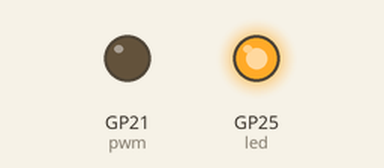
Simulated run of this program. Board: Raspberry Pi Pico running MicroPython. On the bench: output pins drawn as LEDs (lit = HIGH). What the program prints to the serial console is not drawn.

Above: at 2.6 s.
At 28.6 s:
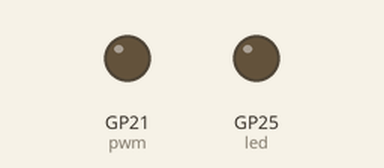
Timing chart, 0 to 40.0 s (numbered marks = the images above):
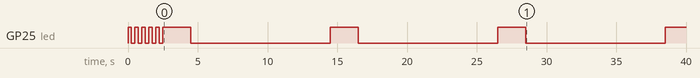

The program:

autolight2.py
```python
from machine import Pin, PWM
from time import sleep
# strftime("%Y-%m-%d %H:%M:%S", gmtime())

led = Pin("LED",Pin.OUT)

#set PWM
pwm = PWM(Pin(21))
pwm.freq(50) #20ms PWM period

rtc = machine.RTC()

second=1
minute=60
hour=60*minute
day=24*hour
week=7*day

led.off()

def blinker():
    count=5
    while count > 0:
        led.toggle()
        print("LED ON {}".format(count))
        sleep(.25)
        led.toggle()
        count=count-1
        sleep(.25)
blinker()

def ledfade(hr):
    for z in range(hr):
        led.on()
        sleep(2)
        led.off()
        sleep(10)
#ledfade()

downtime=8*hour
print(downtime)
def winddown(hr):
    for x in range(hr):
        print(f'Sleeping... {x}')
        ledfade(hr)
#winddown(downtime)

def snooze():
    for y in range(24*hour):
        print(f'Snoozing...{24-y} hour left')
        ledfade(1*hour)
#snooze()

def onlight():
    print('light on')
    led.on()
    print(rtc.datetime())
    pwm.duty_ns(1500000) #middle
    sleep(1)
    pwm.duty_ns(1000000) #this is ON
    sleep(1)
    pwm.duty_ns(1500000) #middle
    led.off()

def offlight():
    print('light off')
    led.on()
    print(rtc.datetime())
    pwm.duty_ns(1500000) #middle
    sleep(1)
    pwm.duty_ns(2050000) #this is OFF
    sleep(1)
    pwm.duty_ns(1500000) #middle
    led.off()

#####################

winddown(downtime)
for d in range(5): #testing for first 5 days
    onlight()
    snooze()

#####################
'''
while True:
    led.on()
    print(rtc.datetime())
    pwm.duty_ns(1500000) #middle
    sleep(.5)
    led.off()
    sleep(2)  #####here is the wait
    led.on()
    print(rtc.datetime())
    pwm.duty_ns(2050000) #this is OFF
    sleep(.5)
    led.off()
    sleep(.5)
    led.on()
    print(rtc.datetime())
    pwm.duty_ns(1500000)
    sleep(.5)
    led.off()
    sleep(2)  #####here is the wait
    led.on()
    print(rtc.datetime())
    pwm.duty_ns(1000000) #this is ON
    sleep(.5)
    led.off()
    sleep(.5)
'''
```

Measured:
- by itself, GP25 (led): goes 5 × (HIGH 0.25 s, LOW 0.25 s), 3 × (HIGH 2.0 s, LOW 10.0 s), then HIGH
